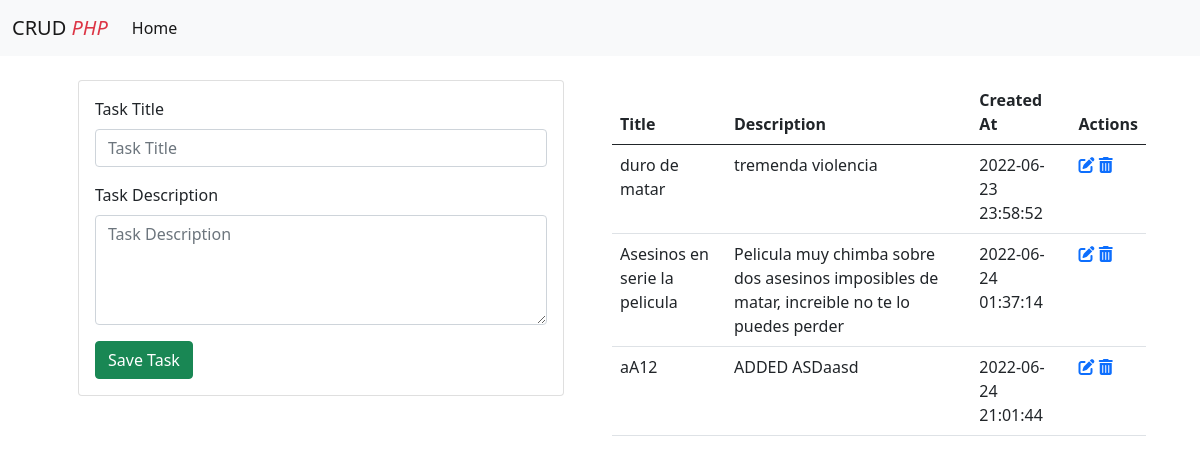
The page / on the database its author committed.
### tables this page shows
CREATE TABLE `task` (
  `id` int(11) NOT NULL,
  `title` varchar(45) NOT NULL,
  `description` text NOT NULL,
  `created_at` timestamp NOT NULL DEFAULT current_timestamp()
);

### index.php (the view, shortened to what this page needs)
<?php
include("../CRUD_PHP/Models/connection.php");
include("../CRUD_PHP/Views/shared/header.php");
?>
<div class="container p-4 ">
    <div class="row">
        <div class="col">
            <div class="container">
                <div class="row">
                    <div class="col">
                        <div class="card card-body">
                            <form action="<?php echo CONTROLLER_PATH; ?>createController.php" method="POST">
                                <div class="mb-3">
                                    <label for="title-input" class="form-label">Task Title</label>
                                    <input type="text" class="form-control" id="title-input" name="title-input"
                                        aria-describedby="title-input" placeholder="Task Title" autofocus>
                                </div>
                                <div class="mb-3">
                                    <label for="description-input" class="form-label">Task Description</label>
                                    <textarea name="description-input" class="form-control" id="description-input"
                                        name="description-input" rows="4" aria-describedby="description-input"
                                        placeholder="Task Description"></textarea>
                                </div>
                                <input type="submit" class="btn btn-success btn-block" name="save-task"
                                    value="Save Task">
                            </form>
                        </div>
                    </div>
                </div>
            </div>
        </div>
        <div class="col-sm">
            <table class="table">
                <thead>
                    <tr>
                        <th scope="col">Title</th>
                        <th scope="col">Description</th>
                        <th scope="col">Created At</th>
                        <th scope="col">Actions</th>
                    </tr>
                </thead>
                <tbody>
                    <?php
                    $query = "SELECT * FROM task";
                    $results_tasks = mysqli_query($connection, $query);
                    while ($row = mysqli_fetch_array($results_tasks)) { ?>
                    <tr>
                        <td><?php echo $row['title'] ?></td>
                        <td><?php echo $row['description'] ?></td>
                        <td><?php echo $row['created_at'] ?></td>
                        <td>
                            <a href="../CRUD_PHP/Controllers/editController.php?id=<?php echo $row['id'] ?>"><i
                                    class="fa-solid fa-pen-to-square"></i></a>
                            <a href="../CRUD_PHP/Controllers/deleteController.php?id=<?php echo $row['id'] ?>"><i
                                    class="fa-solid fa-trash-can"></i></a>
                        </td>
                    </tr>
                    <?php } ?>
                </tbody>
            </table>
        </div>
    </div>
</div>
<?php
include("../CRUD_PHP/Views/shared/footer.php");
?>

### Views/Shared/header.php (shortened to what this page needs)
<!DOCTYPE html>
<html lang="en">
<head>
    <link href="https://cdn.jsdelivr.net/npm/bootstrap@5.0.2/dist/css/bootstrap.min.css" rel="stylesheet"
>
    <link rel="stylesheet" href="../css/styles.css">
</head>
<body>
    <nav class="navbar navbar-expand-lg navbar-light bg-light">
        <div class="container-fluid">
            <a class="navbar-brand" href="index.php">CRUD <i><span class="text-danger">PHP</span></i> </a>
            <div class="collapse navbar-collapse" id="navbarSupportedContent">
                <ul class="navbar-nav me-auto mb-2 mb-lg-0">
                    <li class="nav-item">
                        <a class="nav-link active" aria-current="page" href="./index.php">Home</a>
                    </li>
                </ul>
            </div>
        </div>
    </nav>

### Views/Shared/footer.php (shortened to what this page needs)
</body>
</html>

### rows shown on the page
task: title "duro de matar", description "tremenda violencia", created_at "2022-06-23 23:58:52"
task: title "Asesinos en serie la pelicula", description "Pelicula muy chimba sobre dos asesinos imposibles de matar, increible no te lo puedes perder", created_at "2022-06-24 01:37:14"
task: title "aA12", description "ADDED ASDaasd", created_at "2022-06-24 21:01:44"
